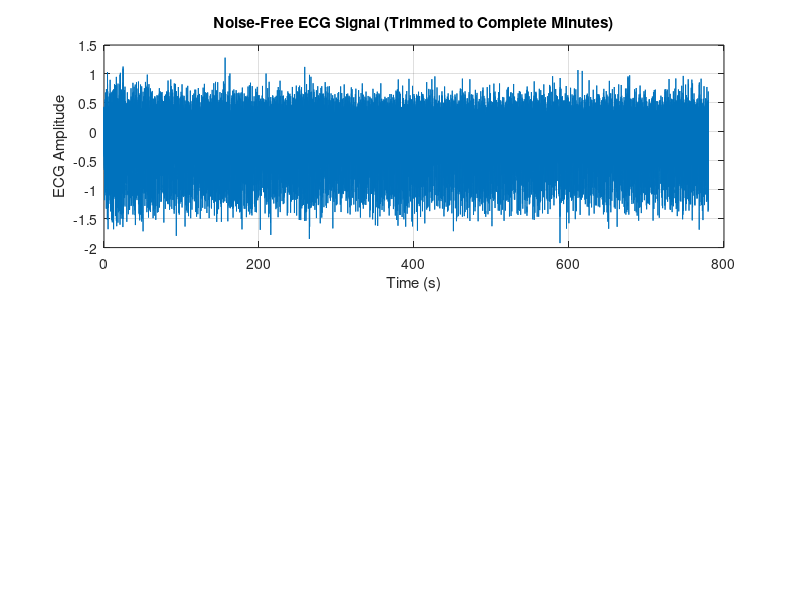

Here is the MATLAB script that generated this plot: (Note: this script raises an error after producing the figure.)
% Load and plot the ECG signal
load('E2.mat');
Fs = 128;

% Calculate how many complete minutes of data we want
samples_per_minute = 60 * Fs;
total_complete_minutes = floor(length(E2)/(samples_per_minute));
samples_to_keep = total_complete_minutes * samples_per_minute;

% Trim the signal to exact multiple of minutes
E2_trimmed = E2(1:samples_to_keep);

% Create time vector for trimmed signal
t = (0:length(E2_trimmed)-1)/Fs;

% Figure 1: Plot full trimmed ECG signal
figure;
subplot(2,1,1);
plot(t, E2_trimmed);
xlabel('Time (s)');
ylabel('ECG Amplitude');
title('Noise-Free ECG Signal (Trimmed to Complete Minutes)');
grid on;

% Improved R-peak detection
% First find all R-peaks at once with adaptive threshold
window_duration = 5; % 5 seconds for calculating local statistics
window_samples = window_duration * Fs;
signal_length = length(E2_trimmed);
threshold = zeros(size(E2_trimmed));

% Calculate adaptive threshold
for i = 1:window_samples:signal_length
    window_end = min(i + window_samples - 1, signal_length);
    window_data = E2_trimmed(i:window_end);
    threshold(i:window_end) = mean(window_data) + 1.5*std(window_data);
end

% Find R-peaks using the adaptive threshold
[pks, R_locs] = findpeaks(E2_trimmed, ...
    'MinPeakHeight', mean(threshold), ...
    'MinPeakDistance', 0.25*Fs);  % Minimum 0.5 seconds between peaks

% Calculate BPM values for each minute
total_minutes = total_complete_minutes;
bpmVals = zeros(1, total_minutes);

% Overlay R-peak detection on the ECG plot
subplot(2,1,1);
hold on;
plot(t(R_locs), E2_trimmed(R_locs), 'ro', 'MarkerSize', 8);
title(sprintf('ECG Signal with Detected R-peaks (Total: %d)', length(R_locs)));

for minute = 1:total_minutes
    % Time window for current minute
    start_sample = (minute-1) * 60 * Fs + 1;
    end_sample = minute * 60 * Fs;
    
    % Find R-peaks within this minute
    minute_peaks = R_locs((R_locs >= start_sample) & (R_locs <= end_sample));
    
    % Calculate BPM for this minute
    if length(minute_peaks) > 1
        RR_intervals = diff(minute_peaks) / Fs;  % Convert to seconds
        avg_RR = mean(RR_intervals);
        bpmVals(minute) = 60 / avg_RR;
        
        % Print number of R-peaks detected in this minute
        fprintf('Minute %d: %d R-peaks detected, BPM = %.1f\n', ...
            minute, length(minute_peaks), bpmVals(minute));
    else
        if minute > 1
            bpmVals(minute) = bpmVals(minute-1);
            fprintf('Warning: Less than 2 R-peaks detected in minute %d, using previous value\n', minute);
        else
            bpmVals(minute) = 0;
            fprintf('Warning: Less than 2 R-peaks detected in minute %d\n', minute);
        end
    end
end

% Calculate average BPM
avgBPM = mean(bpmVals);

% Figure 1 (continued): Plot heart rate
subplot(2,1,2);
time_mins = 1:total_minutes;
plot(time_mins, bpmVals, 'b-o', 'LineWidth', 2);
hold on;
plot([1 total_minutes], [avgBPM avgBPM], 'r--', 'LineWidth', 1.5);
grid on;
xlabel('Time (minutes)');
ylabel('Heart Rate (BPM)');
title('Heart Rate Over Time');
legend('Heart Rate', sprintf('Average: %.1f BPM', avgBPM));

% Adjust figure layout
set(gcf, 'Position', [100 100 800 600]);
subplot(2,1,1); box on;
subplot(2,1,2); box on;

% Print summary statistics
fprintf('\nECG Analysis Summary:\n');
fprintf('Total duration: %d complete minutes\n', total_minutes);
fprintf('Total R-peaks detected: %d\n', length(R_locs));
fprintf('Average R-peaks per minute: %.1f\n', length(R_locs)/total_minutes);
fprintf('Average heart rate: %.1f BPM\n', avgBPM);
fprintf('Min heart rate: %.1f BPM\n', min(bpmVals));
fprintf('Max heart rate: %.1f BPM\n', max(bpmVals));

% Add new code for plotting individual minutes
minutes_to_plot = total_minutes;
samples_per_minute = 60 * Fs;

for minute = 1:minutes_to_plot
    % Create a new figure for each minute
    figure;
    
    % Calculate time range for this minute
    start_sample = (minute-1) * samples_per_minute + 1;
    end_sample = minute * samples_per_minute;
    time_range = t(start_sample:end_sample);
    
    % Plot ECG signal for this minute
    plot(time_range, E2_trimmed(start_sample:end_sample), 'b');
    hold on;
    
    % Find and plot R-peaks for this minute
    minute_peaks = R_locs((R_locs >= start_sample) & (R_locs <= end_sample));
    plot(t(minute_peaks), E2_trimmed(minute_peaks), 'ro', 'MarkerSize', 8);
    
    % Add labels and title
    xlabel('Time (s)');
    ylabel('ECG Amplitude');
    title(sprintf('Minute %d - ECG Signal with R-peaks (BPM: %.1f)', ...
        minute, bpmVals(minute)));
    grid on;
    
    % Add text box with statistics for this minute
    stats_text = sprintf('R-peaks detected: %d\nBPM: %.1f', ...
        length(minute_peaks), bpmVals(minute));
    annotation('textbox', [0.7 0.7 0.2 0.2], ...
        'String', stats_text, ...
        'FitBoxToText', 'on', ...
        'BackgroundColor', 'white');
    
    % Set consistent y-axis limits across all minutes
    ylim([min(E2_trimmed) max(E2_trimmed)]);
    
    % Adjust figure size and position
    set(gcf, 'Position', [100 100 800 400]);
end
